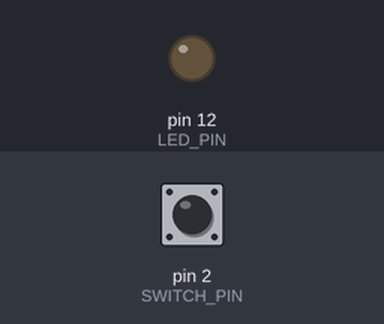
This sketch was run on a simulated Arduino Uno, built with avr-gcc and run on an emulated ATmega328P. On the bench: output pins drawn as LEDs (lit = HIGH). Dashed ring = blinking. Inputs (shaded band) come from the test bench; at power-on: pin 2 (SWITCH_PIN) LOW.

Above: at 1.2 s.
1.3 s: pin 2 (SWITCH_PIN) pulled HIGH for 0.15 s
At 1.37 s:
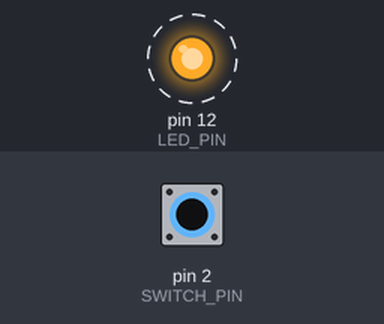
4.3 s: pin 2 (SWITCH_PIN) pulled HIGH for 3.2 s
At 4.37 s:
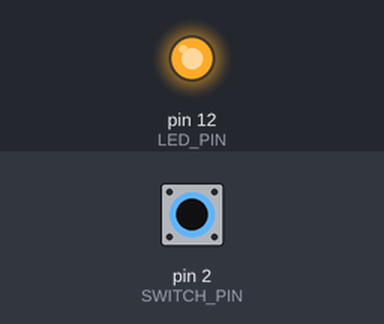
Timing chart, 0 to 8.5 s (numbered marks = the images above; inputs shaded):
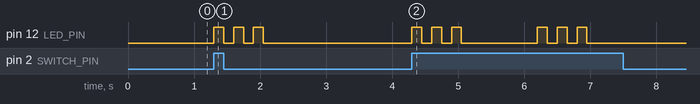

The sketch:

SwitchableLED.ino
```cpp
/*
  Blink

  Turns an LED connected to pin 12 when a switch on pin 2 is detected as on

*/

// Global vars
int LED_PIN = 12;
int SWITCH_PIN = 2;

void setup() {
  pinMode(LED_PIN, OUTPUT);
  digitalWrite(LED_PIN, LOW);

  pinMode(SWITCH_PIN, INPUT);

}

void loop() {

  if (digitalRead(SWITCH_PIN) == HIGH) {

    for (int x=0;x<3;x++) {
      digitalWrite(LED_PIN, HIGH);
      delay(150);
      digitalWrite(LED_PIN, LOW);
      delay(150);
    }

    delay(1000);

  } // end if

}
```

Measured:
- after the input at 1.3 s, pin 12 (LED_PIN): alternates HIGH for 0.15 s and LOW for 0.15 s, 6 changes in all, then stays LOW, starting at once
- after the input at 4.3 s, pin 12 (LED_PIN): LOW → HIGH at once, → LOW 0.15 s later, → HIGH 0.15 s later, → LOW 0.15 s later, … (12 changes in this stretch)
